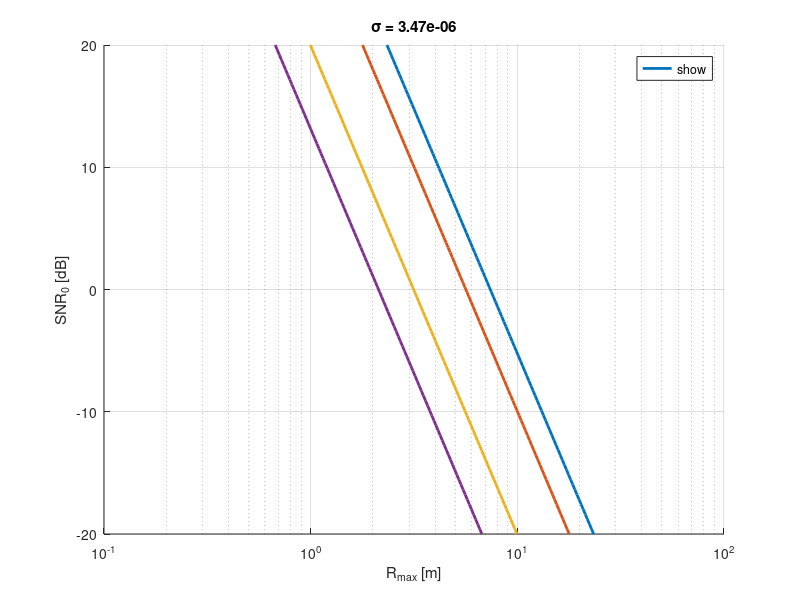
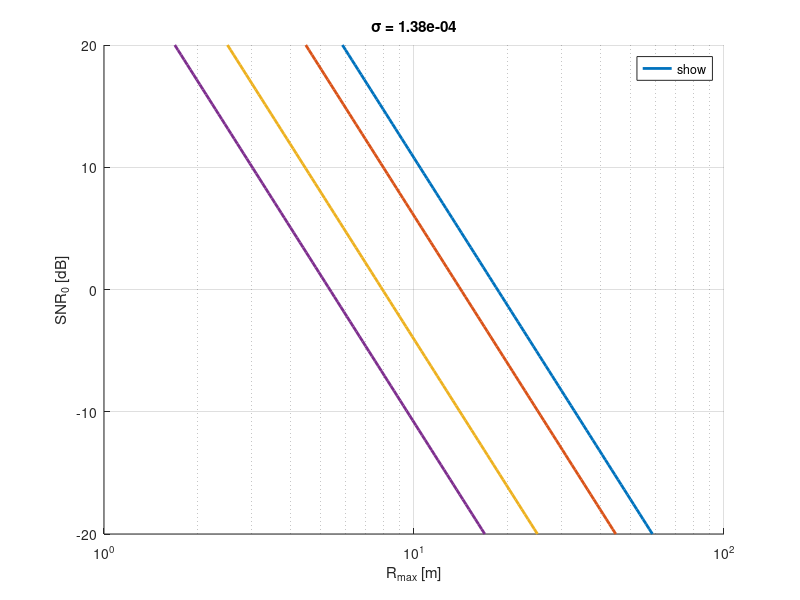
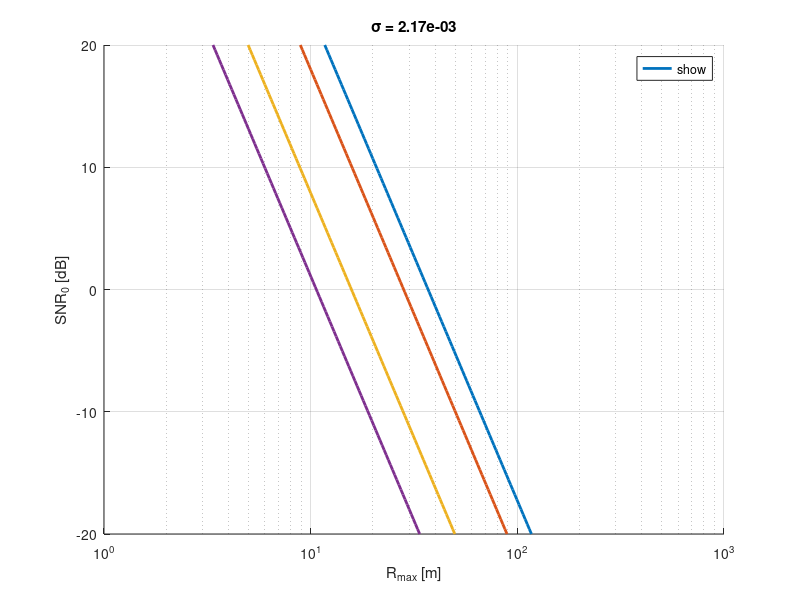
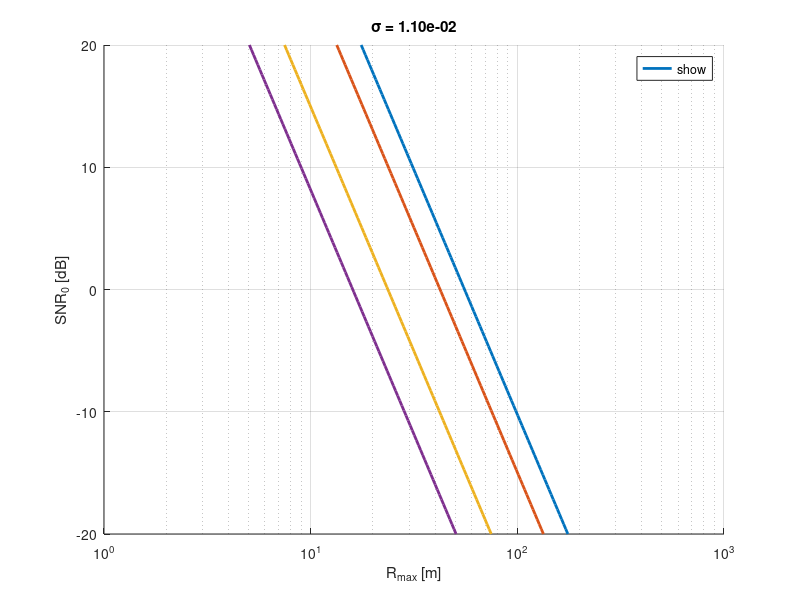

Write the MATLAB code that produced these figures, in order.
clc; clear; close all;

% Given parameters
B = 10e6; % Bandwidth in Hz
Pt = 5; % Transmit power in W
G_dBi = 6.8; % Gain in dBi
G = 10^(G_dBi/10); % Convert dBi to linear scale
k = 1.38e-23; % Boltzmann constant
T0 = 290; % Standard temperature in Kelvin
F_dB = 6.5; % Noise figure in dB
F = 10^(F_dB/10); % Convert dB to linear scale

% Define variable ranges
lambda = [3e8/5.8e9, 3e8/10e9, 3e8/32e9, 3e8/70e9]; % Convert GHz to meters
sigma_vals = [3.47e-6, 1.38e-4, 2.17e-3, 0.011, 0.035];
SNRo_vals = logspace(-2, 2, 100); % SNR0 range in linear scale
SNRo_dB = 10 * log10(SNRo_vals);  % Convert SNR0 to dB

% Plot for each sigma
for s_idx = 1:length(sigma_vals)
    sigma = sigma_vals(s_idx);
    figure;
    hold on;
    
    % Loop through each lambda
    for l_idx = 1:length(lambda)
        lam = lambda(l_idx);
        
        % Calculate Rmax for each SNRo
        Rmax = ((Pt * G^2 * lam^2 * sigma) ./ ((4 * pi)^3 * k * T0 * B * SNRo_vals * F)).^(1/4);
        
        % Plot each lambda case
        plot(Rmax, SNRo_dB, 'LineWidth', 2, 'DisplayName', sprintf('\\lambda = %.1f GHz', 3e8/lam * 1e-9));
    end
    
    % Formatting the plot
    set(gca, 'XScale', 'log'); % Log scale for Rmax
    xlabel('R_{max} [m]');
    ylabel('SNR_0 [dB]');
    title(sprintf('\\sigma = %.2e', sigma));
    legend('show', 'Location', 'Best');
    grid on;
end
